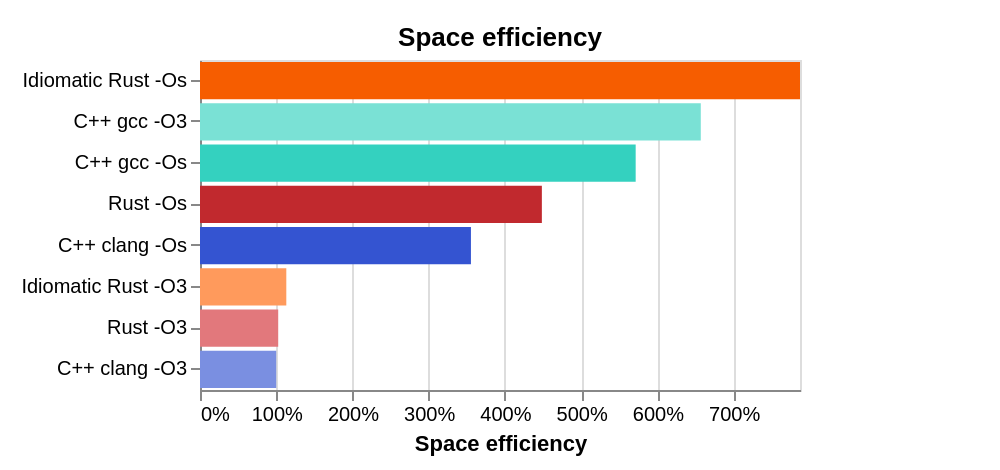

Vega-Lite specification stored for this chart:
### Vega-Lite specification from a JSON file in a GitHub repository (floating-point values rounded to 4 significant figures)
{"$schema": "https://vega.github.io/schema/vega-lite/v5.json", "title": "Space efficiency", "data": {"values": [{"Logic blocks": 735, "Flip-flops": 292, "RAM blocks": 0, "trueDualPortBlockRam": 0, "Multipliers": 0, "otherBlocks": 0, "Area": 1027, "Maximum frequency (MHz)": 103.4, "Average clock cycles": 53, "id": "minmax_rust_size", "Setup": "Rust -Os", "Scenario": "Rust", "compilerSetup": "rust -Os", "Implementation": "Rust", "Function": "minmax", "Compiler": "Rust", "Optimized for": "size", "Optimization flag": "-Os", "Language": "Rust", "Idiomatic": "false", "From crates.io": "false", "color": "#C1292E"}, {"Logic blocks": 2555, "Flip-flops": 862, "RAM blocks": 0, "trueDualPortBlockRam": 0, "Multipliers": 0, "otherBlocks": 0, "Area": 3417, "Maximum frequency (MHz)": 56.06, "Average clock cycles": 37.77, "id": "minmax_rust_speed", "Setup": "Rust -O3", "Scenario": "Rust", "compilerSetup": "rust -O3", "Implementation": "Rust", "Function": "minmax", "Compiler": "Rust", "Optimized for": "speed", "Optimization flag": "-O3", "Language": "Rust", "Idiomatic": "false", "From crates.io": "false", "color": "#E2787C"}, {"Logic blocks": 394, "Flip-flops": 260, "RAM blocks": 0, "trueDualPortBlockRam": 0, "Multipliers": 0, "otherBlocks": 0, "Area": 654, "Maximum frequency (MHz)": 111.1, "Average clock cycles": 51, "id": "minmax_idiom_size", "Setup": "Idiomatic Rust -Os", "Scenario": "Idiomatic Rust", "compilerSetup": "rust -Os", "Implementation": "Idiomatic Rust", "Function": "minmax", "Compiler": "Rust", "Optimized for": "size", "Optimization flag": "-Os", "Language": "Rust", "Idiomatic": "true", "From crates.io": "false", "color": "#F65D00"}, {"Logic blocks": 2326, "Flip-flops": 865, "RAM blocks": 0, "trueDualPortBlockRam": 0, "Multipliers": 0, "otherBlocks": 0, "Area": 3191, "Maximum frequency (MHz)": 56.22, "Average clock cycles": 36.75, "id": "minmax_idiom_speed", "Setup": "Idiomatic Rust -O3", "Scenario": "Idiomatic Rust", "compilerSetup": "rust -O3", "Implementation": "Idiomatic Rust", "Function": "minmax", "Compiler": "Rust", "Optimized for": "speed", "Optimization flag": "-O3", "Language": "Rust", "Idiomatic": "true", "From crates.io": "false", "color": "#FF9A5C"}, {"Logic blocks": 2183, "Flip-flops": 827, "RAM blocks": 0, "trueDualPortBlockRam": 0, "Multipliers": 0, "otherBlocks": 0, "Area": 3010, "Maximum frequency (MHz)": 50.64, "Average clock cycles": 39.75, "id": "minmax_clang_speed", "Setup": "C++ clang -O3", "Scenario": "C++ clang", "compilerSetup": "clang -O3", "Implementation": "C++", "Function": "minmax", "Compiler": "Clang", "Optimized for": "speed", "Optimization flag": "-O3", "Language": "C++", "Idiomatic": "false", "From crates.io": "false", "color": "#7A8FE1"}, {"Logic blocks": 524, "Flip-flops": 165, "RAM blocks": 0, "trueDualPortBlockRam": 0, "Multipliers": 0, "otherBlocks": 0, "Area": 689, "Maximum frequency (MHz)": 103.5, "Average clock cycles": 54, "id": "minmax_gcc_speed", "Setup": "C++ gcc -O3", "Scenario": "C++ gcc", "compilerSetup": "gcc -O3", "Implementation": "C++", "Function": "minmax", "Compiler": "GCC", "Optimized for": "speed", "Optimization flag": "-O3", "Language": "C++", "Idiomatic": "false", "From crates.io": "false", "color": "#7AE1D5"}, {"Logic blocks": 993, "Flip-flops": 229, "RAM blocks": 0, "trueDualPortBlockRam": 0, "Multipliers": 0, "otherBlocks": 0, "Area": 1222, "Maximum frequency (MHz)": 99.21, "Average clock cycles": 54, "id": "minmax_clang_size", "Setup": "C++ clang -Os", "Scenario": "C++ clang", "compilerSetup": "clang -Os", "Implementation": "C++", "Function": "minmax", "Compiler": "Clang", "Optimized for": "size", "Optimization flag": "-Os", "Language": "C++", "Idiomatic": "false", "From crates.io": "false", "color": "#3454D1"}, {"Logic blocks": 439, "Flip-flops": 132, "RAM blocks": 0, "trueDualPortBlockRam": 0, "Multipliers": 0, "otherBlocks": 0, "Area": 571, "Maximum frequency (MHz)": 110.6, "Average clock cycles": 80, "id": "minmax_gcc_size", "Setup": "C++ gcc -Os", "Scenario": "C++ gcc", "compilerSetup": "gcc -Os", "Implementation": "C++", "Function": "minmax", "Compiler": "GCC", "Optimized for": "size", "Optimization flag": "-Os", "Language": "C++", "Idiomatic": "false", "From crates.io": "false", "color": "#34D1BF"}]}, "transform": [{"calculate": "round(datum['Average clock cycles'] / (datum['Maximum frequency (MHz)'] * 1000000) * 1000000000)", "as": "Execution duration (ns)"}, {"calculate": "1000000000 / datum['Execution duration (ns)']", "as": "Executions per second"}, {"calculate": "datum['Executions per second'] / datum['Area']", "as": "Raw space efficiency"}, {"joinaggregate": [{"op": "min", "field": "Raw space efficiency", "as": "Baseline space efficiency"}]}, {"calculate": "datum['Raw space efficiency'] / ((warn(index)['Raw space efficiency'] > 0)&&( index['Raw space efficiency'][0] != -1) ? index['Raw space efficiency'][0] : datum['Baseline space efficiency'])", "as": "Space efficiency"}, {"joinaggregate": [{"op": "max", "field": "Space efficiency", "as": "Max space efficiency"}]}], "autosize": "none", "padding": {"left": 100, "top": 30, "right": 100, "bottom": 40}, "width": 300, "height": 165, "mark": {"type": "bar", "tooltip": true, "stroke": "black"}, "encoding": {"y": {"field": "Setup", "title": null, "sort": "-x"}, "x": {"field": "Space efficiency", "type": "quantitative", "axis": {"format": "%"}, "scale": {"nice": false}}, "color": {"legend": null, "field": "color", "type": "nominal", "scale": {"range": {"field": "color"}}}, "opacity": {"condition": {"param": "index", "empty": true, "value": 1}, "value": 0.5}, "tooltip": [{"field": "Space efficiency", "type": "quantitative", "format": "%"}, {"field": "Execution duration (ns)", "type": "quantitative"}, {"field": "Area", "type": "quantitative"}, {"field": "Average clock cycles", "type": "quantitative"}, {"field": "Maximum frequency (MHz)", "type": "quantitative"}, {"field": "Compiler"}, {"field": "Optimized for"}], "strokeWidth": {"condition": [{"param": "hover", "empty": false, "value": 0.5}], "value": 0}}, "params": [{"name": "hover", "select": {"type": "point", "on": "mouseover"}}, {"name": "index", "select": {"type": "point", "fields": ["Raw space efficiency"], "on": "click"}}]}
